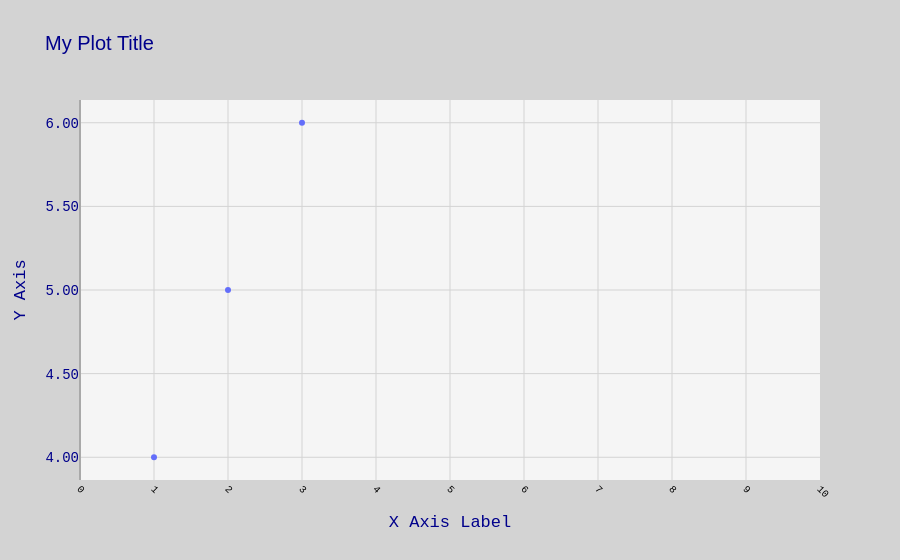

This figure's notebook cell:
### Code cell
# background color
fig.update_layout(
    plot_bgcolor='whitesmoke',
    paper_bgcolor='lightgray'
)

### Figure 1 — Plotly figure (JSON) as saved in the notebook; plotly's stock layout.template omitted (floating-point values rounded to 4 significant figures)
{"data": [{"mode": "markers", "type": "scatter", "x": [1, 2, 3], "y": [4, 5, 6]}], "layout": {"font": {"color": "darkblue", "family": "Courier New, monospace", "size": 14}, "paper_bgcolor": "lightgray", "plot_bgcolor": "whitesmoke", "title": {"font": {"color": "darkblue", "family": "Arial", "size": 20}, "text": "My Plot Title"}, "xaxis": {"dtick": 1, "gridcolor": "lightgray", "range": [0, 10], "showgrid": true, "tick0": 0, "tickangle": 45, "tickfont": {"color": "black", "size": 10}, "tickmode": "linear", "title": {"text": "X Axis Label"}, "zeroline": true, "zerolinecolor": "darkgray"}, "yaxis": {"gridcolor": "lightgray", "showgrid": true, "tickformat": ".2f", "title": {"text": "Y Axis"}, "zeroline": true, "zerolinecolor": "darkgray"}}}
